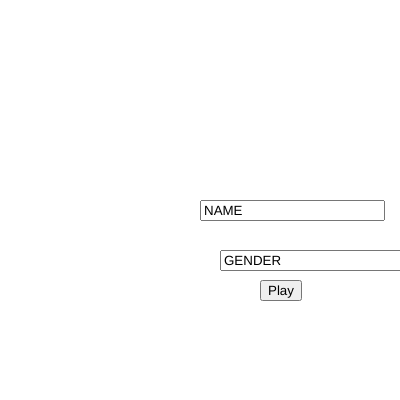
Frame 1 (no input)
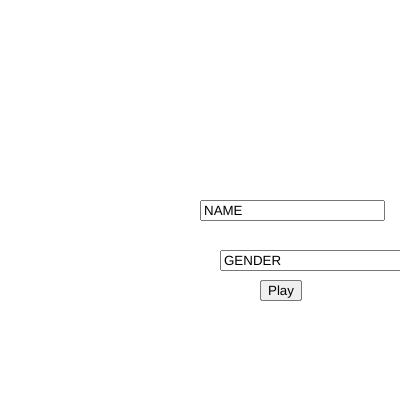
Frame 60 (no input)
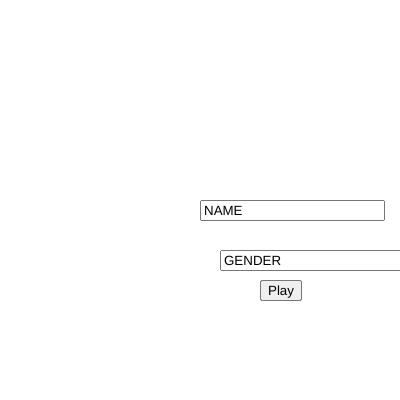
Frame 120 (the mouse pressed at the canvas centre since frame 60)

The p5.js sketch that drew these frames (run headless with seeded random() and noise() and a simulated clock; from frame 60 on, the mouse is pressed at the canvas centre):

// p5.js sketch
// ── sketch.js
var GameState=1

function preload(){}

function setup(){
createCanvas (400,400);
}

function draw(){
  if(GameState === 1 ){
    form=new Form ()
    form.display();
  }
}
// ── form.js
class Form {
    constructor(){
     this.inputname=createInput("NAME ")
     this.inputgender=createInput("GENDER ")
     this.Button=createButton("Play")
    }

    hide(){
        this.inputname.hide();
        this.inputgender.hide();
        this.Button.hide();
    }

    display(){
        this.inputname.position(200,200)
        this.inputgender.position(220,250)
        this.Button.position(260,280)
    }

    
}
